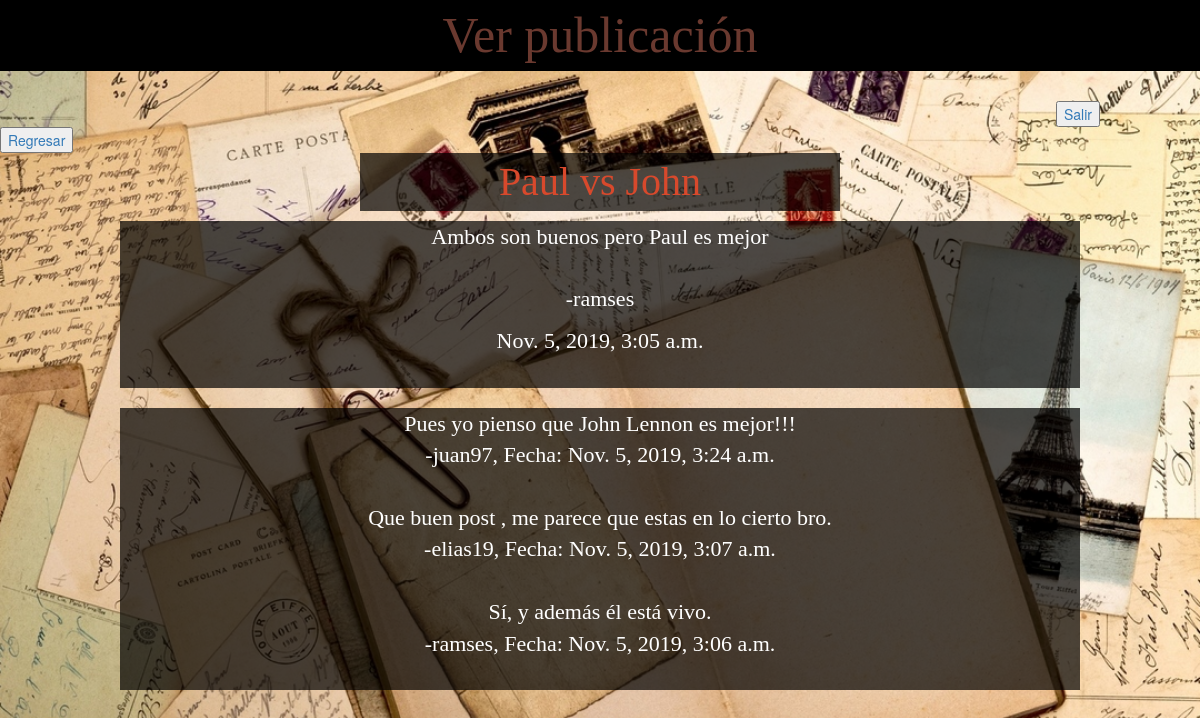
Page /LeerPublicacion/12/ on the committed database.
### proyecto/models.py (models this page shows)
class Publicacion(models.Model):
    titulo = models.CharField(
        null=False,
        max_length=100,
        verbose_name='Titulo'
    )
    texto = models.CharField(
        null=False,
        max_length=1000,
        verbose_name='Texto'
    )
    post_status_choices = [
        ("DRAFT","Borrador"),
        ("Publish","Publicado")
    ]
    estado = models.CharField(
        default="DRAFT",
        choices=post_status_choices,
        null=False,
        max_length=200,
        verbose_name="Estado"
    )
    user = models.ForeignKey(
        User,null=True,
        on_delete=models.CASCADE
    )
    date = models.DateTimeField(
        auto_now=True,null=True
    )

class Comentario(models.Model):
    texto = models.CharField(
        null=False,
        max_length=1000,
        verbose_name='Texto'
    )
    user = models.ForeignKey(
        User,null=True,
        on_delete=models.CASCADE
    )
    date = models.DateTimeField(
        auto_now=True,null=True
    )
    publicacion = models.ForeignKey(
        Publicacion,
        null=True,
        on_delete=models.CASCADE
    )

### proyecto/views.py (the view, shortened to what this page needs)
# urls.py: path('LeerPublicacion/<int:publicacion_pk>/', v.leerpublicaciones_view, name='LeerPublicacion'),
def leerpublicaciones_view(request,publicacion_pk):
    publicacion = m.Publicacion.objects.get(id=publicacion_pk)
    comentarios = m.Comentario.objects.all().order_by('-date')
    formulario = r.Comentario()
    return render(request, 'publicaciones/LeerPublicacion.html', {
        'publicacion': publicacion,
        'formulario' : formulario,
        'comentarios' : comentarios
    })

### proyecto/forms.py
class Comentario(forms.Form):
    texto = forms.CharField(
        label="",
        widget=forms.Textarea(
            attrs={
                'rows':4,
                'cols':80,
                'autocomplete': 'off',
                'placeholder': 'Text',
            }
        )
    )

### templates/publicaciones/LeerPublicacion.html (shortened to what this page needs)
<html>
<head>
    {% load static %}
    <link rel="stylesheet" href="//maxcdn.bootstrapcdn.com/bootstrap/3.2.0/css/bootstrap.min.css">
    <link rel="stylesheet" href="//maxcdn.bootstrapcdn.com/bootstrap/3.2.0/css/bootstrap-theme.min.css">
    <link rel="stylesheet" href="{% static 'css/estiloLeerPublicacion.css' %}">
    <p id="titulo" text align="center">Ver publicación</p><br>
</head>
<body>
    <div id="salir">
        <a href="{% url 'Salir' %}">
            <input type="button" value="Salir">
        </a>
    </div>
    <div id="regresar">
        <a href="{% url 'VerPublicaciones' %}">
            <input type="button" value="Regresar">
        </a>
    </div>
    <center>
        <div class="bienvenido">
            <p >
                <span id="usuario">
                    {{ publicacion.titulo }}
                </span>
            </p>
        </div>
        <div id="publicaciones">
            {{ publicacion.texto }}
            <br><br>
            <p>-{{ publicacion.user }}
            </p>
            {{ publicacion.date }}
            <br>
            <br>
        </div>
    </center>
    <center>
        <br>
        <div id="comentarios">
            <span id="comentarios2">
                {% for comentario in comentarios %}
                {% if comentario.publicacion == publicacion %}
                    {{ comentario.texto }}<br>
                    -{{ comentario.user }},
                    Fecha: {{comentario.date}}
                <br><br>
            </span>
                {% endif %}
            {% endfor %}
        </div>
    </center>
</body>
</html>

### static/css/estiloLeerPublicacion.css (style rules this page uses)
body { background: url("../img/notas.jpg") no-repeat center center fixed; background-size: cover; }
#titulo { color: #6A392F; font-size: 50px; background-color: black; font-family: serif; }
.bienvenido { color: white; font-size: 40px; font-family: serif; background-color: black; width: 40%; background: rgb(0, 0, 0, 0.7); }
#publicaciones { color: white; font-size: 22px; font-family: serif; background-color: black; width: 80%; background: rgba(0, 0, 0, 0.7); }
#comentarios { color: white; background: rgba(0, 0, 0, 0.7); font-size: 22px; font-family: serif; width: 80%; }
#comentarios2 { color: white; font-size: 22px; }
#usuario { color: #D8492C; }
#salir { padding-right: 100px; text-align: right; }
#regresar { padding-right: 100px; text-align: left; }

### rows in the picture
Publicacion: titulo "Paul vs John", texto "Ambos son buenos pero Paul es mejor", user "ramses", date "Nov. 5, 2019, 3:05 a.m."
Comentario: texto "Pues yo pienso que John Lennon es mejor!!!", user "juan97", date "Nov. 5, 2019, 3:24 a.m."
Comentario: texto "Que buen post , me parece que estas en lo cierto bro.", user "elias19", date "Nov. 5, 2019, 3:07 a.m."
Comentario: texto "Sí, y además él está vivo.", user "ramses", date "Nov. 5, 2019, 3:06 a.m."
